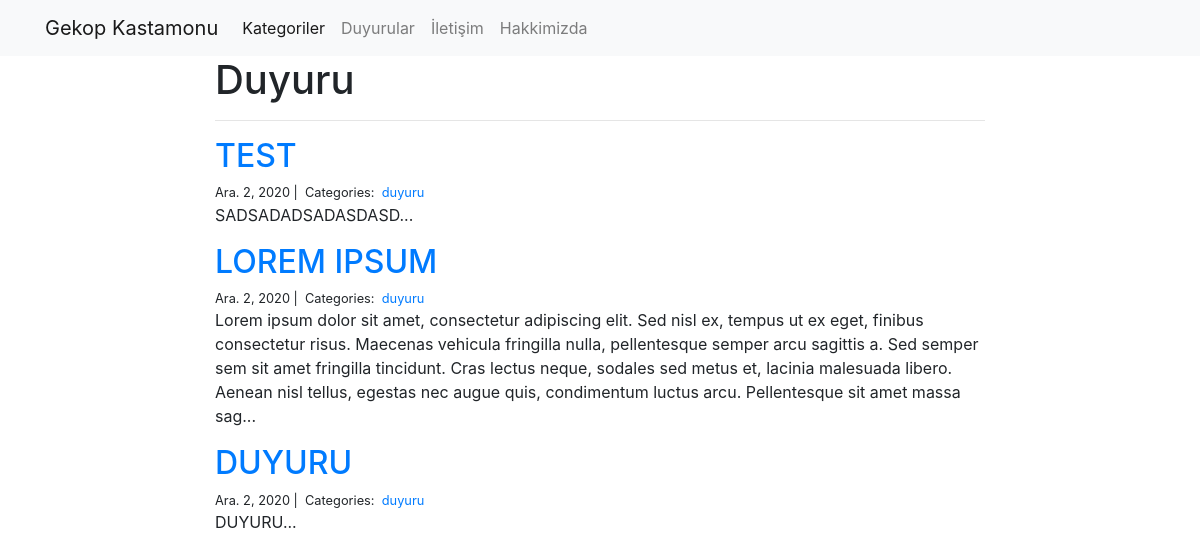
Page /blog/duyuru/ on the committed database.
### blog/models.py (models this page shows)
class Post(models.Model):
    title = models.CharField(max_length=255)
    body = models.TextField()
    created_on = models.DateTimeField(auto_now_add=True)
    last_modified = models.DateTimeField(auto_now=True)
    categories = models.ManyToManyField('Category', related_name='posts')

class Category(models.Model):
    name = models.CharField(max_length=20)

### blog/views.py (the view)
# urls.py: path("<category>/", views.blog_category, name="blog_category"),
def blog_category(request, category):
    posts = Post.objects.filter(
        categories__name__contains=category
    ).order_by(
        '-created_on'
    )
    context = {
        "category": category,
        "posts": posts
    }
    return render(request, "blog_category.html", context)

### blog/templates/blog_category.html
{% extends "base.html" %}
{% block page_content %}
<div class="col-md-8 offset-md-2">
    <h1>{{ category | title }}</h1>
    <hr>
    {% for post in posts %}
        <h2><a href="{% url 'blog_detail' post.pk%}">{{ post.title }}</a></h2>
        <small>
            {{ post.created_on.date }} |&nbsp;
            Categories:&nbsp;
            {% for category in post.categories.all %}
            <a href="{% url 'blog_category' category.name %}">
                {{ category.name }}
            </a>&nbsp;
            {% endfor %}
        </small>
        <p>{{ post.body | slice:":400" }}...</p>
    {% endfor %}
</div>
{% endblock %}

### rows in the picture
Post: title "TEST", created_on "Ara. 2, 2020", body "SADSADADSADASDASD"
Category: name "duyuru"
Post: title "LOREM IPSUM", created_on "Ara. 2, 2020", body "Lorem ipsum dolor sit amet, consectetur adipiscing elit. Sed nisl ex, tempus ut ex eget, finibus consectetur risus. Maecenas vehicula fringilla nulla, pellentesque semper arcu sagittis a. Sed semper sem sit amet fringilla tincidunt. Cras lectus neque, sodales sed metus et, lacinia malesuada libero. Aenean nisl tellus, egestas nec augue quis, condimentum luctus arcu. Pellentesque sit amet massa sag"
Post: title "DUYURU", created_on "Ara. 2, 2020", body "DUYURU"

### other values in the picture
{{ category | title }} "Duyuru"
